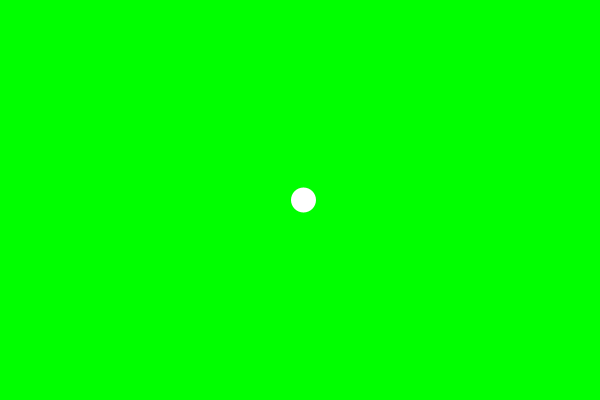
Frame 1 (no input)
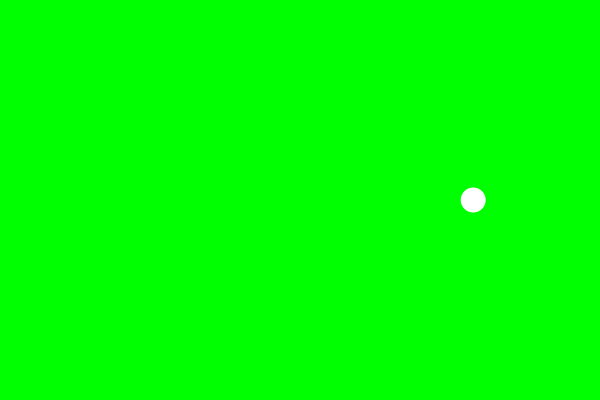
Frame 60 (the mouse pressed at the canvas centre just before this capture)
Frame 120 (the mouse held since frame 60 and released just before this capture): identical to frame 60, image omitted

The Processing sketch that drew these frames (run headless with seeded random() and noise(); from frame 60 on, the mouse is pressed at the canvas centre):

// Processing sketch: quiz1_2
// ── quiz1_2.pde
float move;
float ampl;
float angle;

void setup() {
  size(600, 400);
  angle = 100;
  ampl = 200;
}

void draw() {
  background(0,255,0);
  
  angle = sin(radians(frameCount));
  move = width/2 + angle * ampl;
  
  fill(255);
  noStroke();
  ellipse(move, height/2, 25,25);
}
